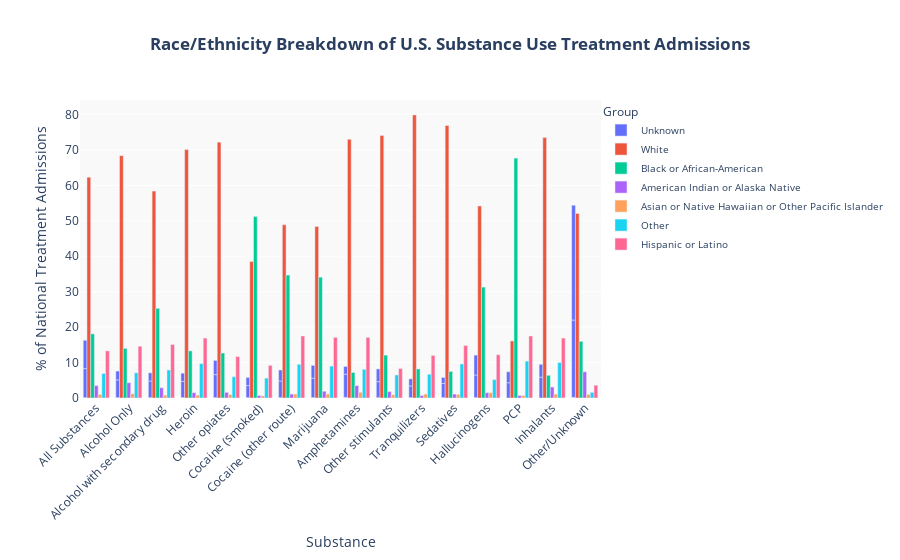

The notebook cell saved with this chart:
### Code cell
import pandas as pd
import plotly.express as px

# Load raw data and assign column names
df_raw = pd.read_csv("../../data/state_data/UNITED STATES.csv", header=None)
columns = [
    "Index",
    "Group",
    "All Substances",
    "Alcohol Only",
    "Alcohol with secondary drug",
    "Heroin",
    "Other opiates",
    "Cocaine (smoked)",
    "Cocaine (other route)",
    "Marijuana",
    "Amphetamines",
    "Other stimulants",
    "Tranquilizers",
    "Sedatives",
    "Hallucinogens",
    "PCP",
    "Inhalants",
    "Other/Unknown",
]
df_raw.columns = columns

# Keep only desired racial and ethnic groups
included_groups = [
    "White",
    "Black or African-American",
    "American Indian or Alaska Native",
    "Asian or Native Hawaiian or Other Pacific Islander",
    "Other",
    "Unknown",
    "Hispanic or Latino",
]

# Filter and reshape
filtered_df = df_raw[df_raw["Group"].isin(included_groups)].copy()
long_df = filtered_df.melt(
    id_vars=["Group"], var_name="Substance", value_name="Percentage"
)
long_df = long_df[long_df["Substance"] != "Index"]
long_df["Percentage"] = pd.to_numeric(long_df["Percentage"], errors="coerce")

# Create the bar chart
fig = px.bar(
    long_df,
    x="Substance",
    y="Percentage",
    color="Group",
    barmode="group",
    title="<b>Race/Ethnicity Breakdown of U.S. Substance Use Treatment Admissions<b>",
    labels={"Percentage": "% of National Treatment Admissions"},
)

fig.update_layout(
    xaxis_tickangle=-45,
    title_x=0.5,
    plot_bgcolor="#f9f9f9",
    legend=dict(
        x=1,
        xanchor="left",
        y=1,
        yanchor="top",
        bgcolor="rgba(255,255,255,0)",  # transparent background
        bordercolor="rgba(0,0,0,0)",  # no border
        font=dict(size=10),  # shrink font a little if needed
    ),
)
fig.write_html("../../outputs/race.html", include_plotlyjs="cdn")
fig.show()

### Figure 1 — Plotly figure (JSON) as saved in the notebook; plotly's stock layout.template omitted (floating-point values rounded to 4 significant figures)
{"data": [{"alignmentgroup": "True", "hovertemplate": "Group=Unknown<br>Substance=%{x}<br>% of National Treatment Admissions=%{y}<extra></extra>", "legendgroup": "Unknown", "marker": {"color": "#636efa", "pattern": {"shape": ""}}, "name": "Unknown", "offsetgroup": "Unknown", "orientation": "v", "showlegend": true, "textposition": "auto", "type": "bar", "x": ["All Substances", "All Substances", "All Substances", "All Substances", "Alcohol Only", "Alcohol Only", "Alcohol Only", "Alcohol Only", "Alcohol with secondary drug", "Alcohol with secondary drug", "Alcohol with secondary drug", "Alcohol with secondary drug", "Heroin", "Heroin", "Heroin", "Heroin", "Other opiates", "Other opiates", "Other opiates", "Other opiates", "Cocaine (smoked)", "Cocaine (smoked)", "Cocaine (smoked)", "Cocaine (smoked)", "Cocaine (other route)", "Cocaine (other route)", "Cocaine (other route)", "Cocaine (other route)", "Marijuana", "Marijuana", "Marijuana", "Marijuana", "Amphetamines", "Amphetamines", "Amphetamines", "Amphetamines", "Other stimulants", "Other stimulants", "Other stimulants", "Other stimulants", "Tranquilizers", "Tranquilizers", "Tranquilizers", "Tranquilizers", "Sedatives", "Sedatives", "Sedatives", "Sedatives", "Hallucinogens", "Hallucinogens", "Hallucinogens", "Hallucinogens", "PCP", "PCP", "PCP", "PCP", "Inhalants", "Inhalants", "Inhalants", "Inhalants", "Other/Unknown", "Other/Unknown", "Other/Unknown", "Other/Unknown"], "xaxis": "x", "y": [0.1, 0.0, 8.2, 8.0, 0.1, 0.0, 5.0, 2.5, 0.1, 0.0, 4.7, 2.3, 0.1, 0.0, 4.6, 2.3, 0.1, 0.0, 6.5, 4.0, 0.1, 0.0, 3.4, 2.3, 0.1, 0.0, 4.7, 3.1, 0.1, 0.0, 5.5, 3.6, 0.2, 0.0, 6.5, 2.2, 0.1, 0.0, 4.5, 3.6, 0.1, 0.0, 3.3, 2.0, 0.1, 0.0, 4.0, 1.7, 0.1, 0.0, 6.4, 5.6, 0.0, 0.0, 4.3, 3.1, 0.0, 0.0, 5.9, 3.6, 0.1, 0.1, 21.8, 32.4], "yaxis": "y"}, {"alignmentgroup": "True", "hovertemplate": "Group=White<br>Substance=%{x}<br>% of National Treatment Admissions=%{y}<extra></extra>", "legendgroup": "White", "marker": {"color": "#EF553B", "pattern": {"shape": ""}}, "name": "White", "offsetgroup": "White", "orientation": "v", "showlegend": true, "textposition": "auto", "type": "bar", "x": ["All Substances", "Alcohol Only", "Alcohol with secondary drug", "Heroin", "Other opiates", "Cocaine (smoked)", "Cocaine (other route)", "Marijuana", "Amphetamines", "Other stimulants", "Tranquilizers", "Sedatives", "Hallucinogens", "PCP", "Inhalants", "Other/Unknown"], "xaxis": "x", "y": [62.3, 68.4, 58.4, 70.1, 72.2, 38.5, 48.9, 48.4, 73.0, 74.1, 79.9, 76.9, 54.2, 16.1, 73.5, 52.1], "yaxis": "y"}, {"alignmentgroup": "True", "hovertemplate": "Group=Black or African-American<br>Substance=%{x}<br>% of National Treatment Admissions=%{y}<extra></extra>", "legendgroup": "Black or African-American", "marker": {"color": "#00cc96", "pattern": {"shape": ""}}, "name": "Black or African-American", "offsetgroup": "Black or African-American", "orientation": "v", "showlegend": true, "textposition": "auto", "type": "bar", "x": ["All Substances", "Alcohol Only", "Alcohol with secondary drug", "Heroin", "Other opiates", "Cocaine (smoked)", "Cocaine (other route)", "Marijuana", "Amphetamines", "Other stimulants", "Tranquilizers", "Sedatives", "Hallucinogens", "PCP", "Inhalants", "Other/Unknown"], "xaxis": "x", "y": [18.1, 14.0, 25.3, 13.3, 12.7, 51.2, 34.7, 34.1, 7.2, 12.1, 8.2, 7.5, 31.3, 67.7, 6.4, 16.0], "yaxis": "y"}, {"alignmentgroup": "True", "hovertemplate": "Group=American Indian or Alaska Native<br>Substance=%{x}<br>% of National Treatment Admissions=%{y}<extra></extra>", "legendgroup": "American Indian or Alaska Native", "marker": {"color": "#ab63fa", "pattern": {"shape": ""}}, "name": "American Indian or Alaska Native", "offsetgroup": "American Indian or Alaska Native", "orientation": "v", "showlegend": true, "textposition": "auto", "type": "bar", "x": ["All Substances", "Alcohol Only", "Alcohol with secondary drug", "Heroin", "Other opiates", "Cocaine (smoked)", "Cocaine (other route)", "Marijuana", "Amphetamines", "Other stimulants", "Tranquilizers", "Sedatives", "Hallucinogens", "PCP", "Inhalants", "Other/Unknown"], "xaxis": "x", "y": [3.5, 4.3, 2.9, 1.5, 1.6, 0.7, 1.1, 1.9, 3.5, 1.8, 0.7, 1.1, 1.5, 0.7, 3.1, 7.4], "yaxis": "y"}, {"alignmentgroup": "True", "hovertemplate": "Group=Asian or Native Hawaiian or Other Pacific Islander<br>Substance=%{x}<br>% of National Treatment Admissions=%{y}<extra></extra>", "legendgroup": "Asian or Native Hawaiian or Other Pacific Islander", "marker": {"color": "#FFA15A", "pattern": {"shape": ""}}, "name": "Asian or Native Hawaiian or Other Pacific Islander", "offsetgroup": "Asian or Native Hawaiian or Other Pacific Islander", "orientation": "v", "showlegend": true, "textposition": "auto", "type": "bar", "x": ["All Substances", "Alcohol Only", "Alcohol with secondary drug", "Heroin", "Other opiates", "Cocaine (smoked)", "Cocaine (other route)", "Marijuana", "Amphetamines", "Other stimulants", "Tranquilizers", "Sedatives", "Hallucinogens", "PCP", "Inhalants", "Other/Unknown"], "xaxis": "x", "y": [1.0, 1.2, 0.8, 0.8, 1.0, 0.6, 1.1, 1.1, 1.6, 0.9, 1.1, 1.0, 1.5, 0.7, 1.1, 1.0], "yaxis": "y"}, {"alignmentgroup": "True", "hovertemplate": "Group=Other<br>Substance=%{x}<br>% of National Treatment Admissions=%{y}<extra></extra>", "legendgroup": "Other", "marker": {"color": "#19d3f3", "pattern": {"shape": ""}}, "name": "Other", "offsetgroup": "Other", "orientation": "v", "showlegend": true, "textposition": "auto", "type": "bar", "x": ["All Substances", "Alcohol Only", "Alcohol with secondary drug", "Heroin", "Other opiates", "Cocaine (smoked)", "Cocaine (other route)", "Marijuana", "Amphetamines", "Other stimulants", "Tranquilizers", "Sedatives", "Hallucinogens", "PCP", "Inhalants", "Other/Unknown"], "xaxis": "x", "y": [6.9, 7.1, 7.9, 9.7, 6.0, 5.6, 9.5, 9.0, 8.1, 6.5, 6.7, 9.6, 5.2, 10.4, 10.0, 1.6], "yaxis": "y"}, {"alignmentgroup": "True", "hovertemplate": "Group=Hispanic or Latino<br>Substance=%{x}<br>% of National Treatment Admissions=%{y}<extra></extra>", "legendgroup": "Hispanic or Latino", "marker": {"color": "#FF6692", "pattern": {"shape": ""}}, "name": "Hispanic or Latino", "offsetgroup": "Hispanic or Latino", "orientation": "v", "showlegend": true, "textposition": "auto", "type": "bar", "x": ["All Substances", "Alcohol Only", "Alcohol with secondary drug", "Heroin", "Other opiates", "Cocaine (smoked)", "Cocaine (other route)", "Marijuana", "Amphetamines", "Other stimulants", "Tranquilizers", "Sedatives", "Hallucinogens", "PCP", "Inhalants", "Other/Unknown"], "xaxis": "x", "y": [13.3, 14.6, 15.1, 16.9, 11.7, 9.2, 17.5, 17.1, 17.1, 8.3, 12.0, 14.8, 12.2, 17.5, 16.9, 3.6], "yaxis": "y"}], "layout": {"barmode": "group", "legend": {"bgcolor": "rgba(255,255,255,0)", "bordercolor": "rgba(0,0,0,0)", "font": {"size": 10}, "title": {"text": "Group"}, "tracegroupgap": 0, "x": 1, "xanchor": "left", "y": 1, "yanchor": "top"}, "plot_bgcolor": "#f9f9f9", "title": {"text": "<b>Race/Ethnicity Breakdown of U.S. Substance Use Treatment Admissions<b>", "x": 0.5}, "xaxis": {"anchor": "y", "domain": [0, 1], "tickangle": -45, "title": {"text": "Substance"}}, "yaxis": {"anchor": "x", "domain": [0, 1], "title": {"text": "% of National Treatment Admissions"}}}}
